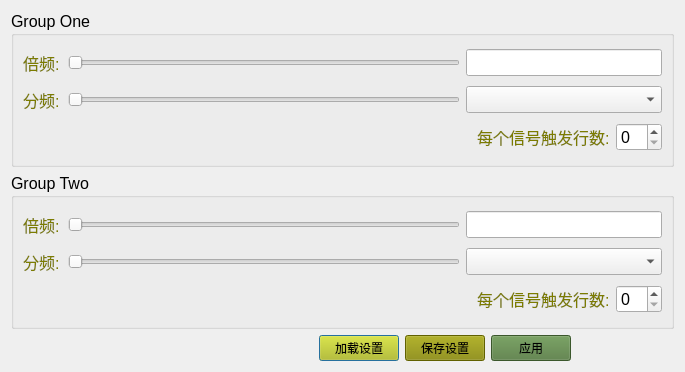
<?xml version="1.0" encoding="UTF-8"?>
<ui version="4.0">
 <class>SignalTuner</class>
 <widget class="QDialog" name="SignalTuner">
  <property name="geometry">
   <rect>
    <x>0</x>
    <y>0</y>
    <width>685</width>
    <height>372</height>
   </rect>
  </property>
  <property name="windowTitle">
   <string>Dialog</string>
  </property>
  <layout class="QVBoxLayout" name="verticalLayout_2">
   <item>
    <widget class="QGroupBox" name="groupBox">
     <property name="font">
      <font>
       <pointsize>12</pointsize>
      </font>
     </property>
     <property name="title">
      <string>Group One</string>
     </property>
     <layout class="QHBoxLayout" name="horizontalLayout_7">
      <item>
       <layout class="QVBoxLayout" name="verticalLayout">
        <item>
         <layout class="QHBoxLayout" name="horizontalLayout" stretch="1,10,5">
          <item>
           <widget class="QLabel" name="label">
            <property name="styleSheet">
             <string notr="true">color: rgb(124, 124, 0);
font: 12pt &quot;Arial&quot;;</string>
            </property>
            <property name="text">
             <string>倍频:</string>
            </property>
           </widget>
          </item>
          <item>
           <widget class="QSlider" name="m_G1FactorSlider">
            <property name="orientation">
             <enum>Qt::Horizontal</enum>
            </property>
           </widget>
          </item>
          <item>
           <widget class="QLineEdit" name="m_G1CurVal"/>
          </item>
         </layout>
        </item>
        <item>
         <layout class="QHBoxLayout" name="horizontalLayout_2" stretch="1,10,5">
          <item>
           <widget class="QLabel" name="label_2">
            <property name="styleSheet">
             <string notr="true">color: rgb(124, 124, 0);
font: 12pt &quot;Arial&quot;;</string>
            </property>
            <property name="text">
             <string>分频:</string>
            </property>
           </widget>
          </item>
          <item>
           <widget class="QSlider" name="m_G1DividerSlider">
            <property name="orientation">
             <enum>Qt::Horizontal</enum>
            </property>
           </widget>
          </item>
          <item>
           <widget class="QComboBox" name="m_G1Mode"/>
          </item>
         </layout>
        </item>
        <item>
         <layout class="QHBoxLayout" name="horizontalLayout_3">
          <item>
           <spacer name="horizontalSpacer">
            <property name="orientation">
             <enum>Qt::Horizontal</enum>
            </property>
            <property name="sizeHint" stdset="0">
             <size>
              <width>248</width>
              <height>20</height>
             </size>
            </property>
           </spacer>
          </item>
          <item>
           <widget class="QLabel" name="label_5">
            <property name="styleSheet">
             <string notr="true">color: rgb(124, 124, 0);
font: 12pt &quot;Arial&quot;;</string>
            </property>
            <property name="text">
             <string>每个信号触发行数:</string>
            </property>
           </widget>
          </item>
          <item>
           <widget class="QSpinBox" name="m_G1LineAcquire"/>
          </item>
         </layout>
        </item>
       </layout>
      </item>
     </layout>
    </widget>
   </item>
   <item>
    <widget class="QGroupBox" name="groupBox_2">
     <property name="font">
      <font>
       <pointsize>12</pointsize>
      </font>
     </property>
     <property name="title">
      <string>Group Two</string>
     </property>
     <layout class="QHBoxLayout" name="horizontalLayout_8">
      <item>
       <layout class="QVBoxLayout" name="verticalLayout_3">
        <item>
         <layout class="QHBoxLayout" name="horizontalLayout_9" stretch="1,10,5">
          <item>
           <widget class="QLabel" name="label_6">
            <property name="styleSheet">
             <string notr="true">color: rgb(124, 124, 0);
font: 12pt &quot;Arial&quot;;</string>
            </property>
            <property name="text">
             <string>倍频:</string>
            </property>
           </widget>
          </item>
          <item>
           <widget class="QSlider" name="m_G2FactorSlider">
            <property name="orientation">
             <enum>Qt::Horizontal</enum>
            </property>
           </widget>
          </item>
          <item>
           <widget class="QLineEdit" name="m_G2CurVal"/>
          </item>
         </layout>
        </item>
        <item>
         <layout class="QHBoxLayout" name="horizontalLayout_10" stretch="1,10,5">
          <item>
           <widget class="QLabel" name="label_7">
            <property name="styleSheet">
             <string notr="true">color: rgb(124, 124, 0);
font: 12pt &quot;Arial&quot;;</string>
            </property>
            <property name="text">
             <string>分频:</string>
            </property>
           </widget>
          </item>
          <item>
           <widget class="QSlider" name="m_G2DividerSlider">
            <property name="orientation">
             <enum>Qt::Horizontal</enum>
            </property>
           </widget>
          </item>
          <item>
           <widget class="QComboBox" name="m_G2Mode"/>
          </item>
         </layout>
        </item>
        <item>
         <layout class="QHBoxLayout" name="horizontalLayout_11">
          <item>
           <spacer name="horizontalSpacer_2">
            <property name="orientation">
             <enum>Qt::Horizontal</enum>
            </property>
            <property name="sizeHint" stdset="0">
             <size>
              <width>248</width>
              <height>20</height>
             </size>
            </property>
           </spacer>
          </item>
          <item>
           <widget class="QLabel" name="label_8">
            <property name="styleSheet">
             <string notr="true">color: rgb(124, 124, 0);
font: 12pt &quot;Arial&quot;;</string>
            </property>
            <property name="text">
             <string>每个信号触发行数:</string>
            </property>
           </widget>
          </item>
          <item>
           <widget class="QSpinBox" name="m_G2LineAcquire"/>
          </item>
         </layout>
        </item>
       </layout>
      </item>
     </layout>
    </widget>
   </item>
   <item>
    <layout class="QHBoxLayout" name="horizontalLayout_4">
     <item>
      <spacer name="horizontalSpacer_3">
       <property name="orientation">
        <enum>Qt::Horizontal</enum>
       </property>
       <property name="sizeHint" stdset="0">
        <size>
         <width>308</width>
         <height>20</height>
        </size>
       </property>
      </spacer>
     </item>
     <item>
      <widget class="QPushButton" name="m_LoadBtn">
       <property name="styleSheet">
        <string notr="true">background-color: rgb(193, 193, 0);
color: rgb(0, 0, 0);
font: 12pt &quot;Arial&quot;;</string>
       </property>
       <property name="text">
        <string>加载设置</string>
       </property>
      </widget>
     </item>
     <item>
      <widget class="QPushButton" name="m_SaveBtn">
       <property name="styleSheet">
        <string notr="true">background-color: rgb(136, 136, 0);
color: rgb(0, 0, 0);
font: 12pt &quot;Arial&quot;;</string>
       </property>
       <property name="text">
        <string>保存设置</string>
       </property>
      </widget>
     </item>
     <item>
      <widget class="QPushButton" name="m_ApplyBtn">
       <property name="styleSheet">
        <string notr="true">background-color: rgb(82, 122, 61);
color: rgb(0, 0, 0);
font: 12pt &quot;Arial&quot;;</string>
       </property>
       <property name="text">
        <string>应用</string>
       </property>
      </widget>
     </item>
     <item>
      <spacer name="horizontalSpacer_4">
       <property name="orientation">
        <enum>Qt::Horizontal</enum>
       </property>
       <property name="sizeHint" stdset="0">
        <size>
         <width>40</width>
         <height>20</height>
        </size>
       </property>
      </spacer>
     </item>
    </layout>
   </item>
  </layout>
 </widget>
 <resources/>
 <connections/>
</ui>
